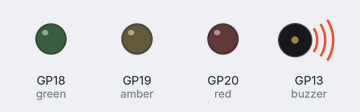
The program below on a simulated Raspberry Pi Pico running MicroPython. Parts: output pins drawn as LEDs (lit = HIGH), buzzer (waves = sounding). At 2.0 s the program stops and its outputs stay as they are.

Above: at 0.1 s.
At 2.1 s:
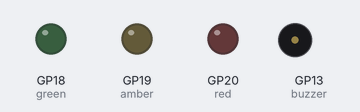
Timing chart, 0 to 3.5 s (numbered marks = the images above):
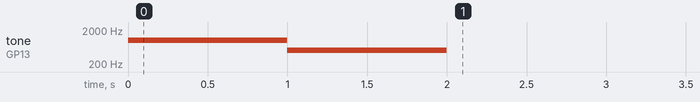

Measured:
- by itself, tone on GP13 (buzzer): silent → 1000 Hz at 0.00 s, → 500 Hz 1.0 s later, → silent 1.0 s later

The program:

buzz2.py
```python
# main.py -- put your code here!
from machine import ADC, Pin,PWM
import time

green = PWM(Pin(18))
amber = PWM(Pin(19))
red = PWM(Pin(20))

buzzer = PWM(Pin(13))

potentiometer = ADC(Pin(27))

green.freq(1000)
amber.freq(1000)
red.freq(1000)

buzzer.duty_u16(10000)
buzzer.freq(1000)
time.sleep(1)
buzzer.freq(500)
time.sleep(1)
buzzer.duty_u16(0)
```
